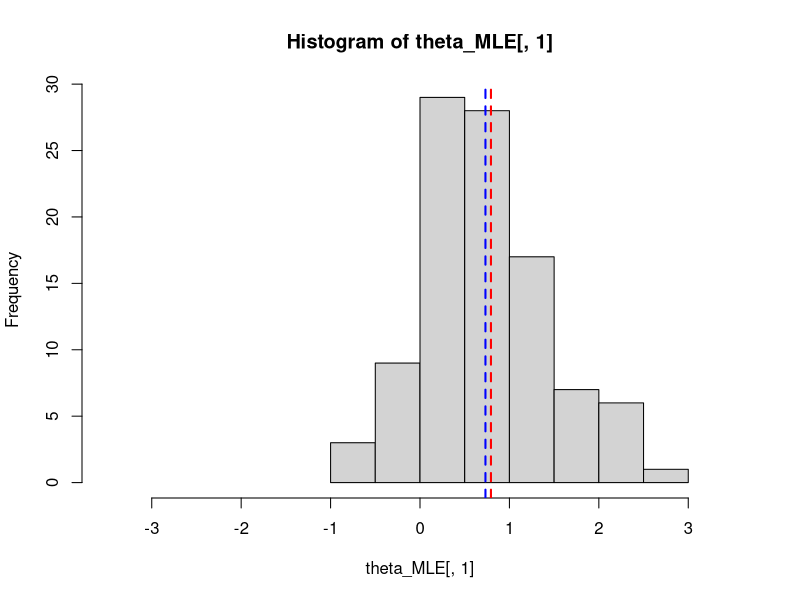
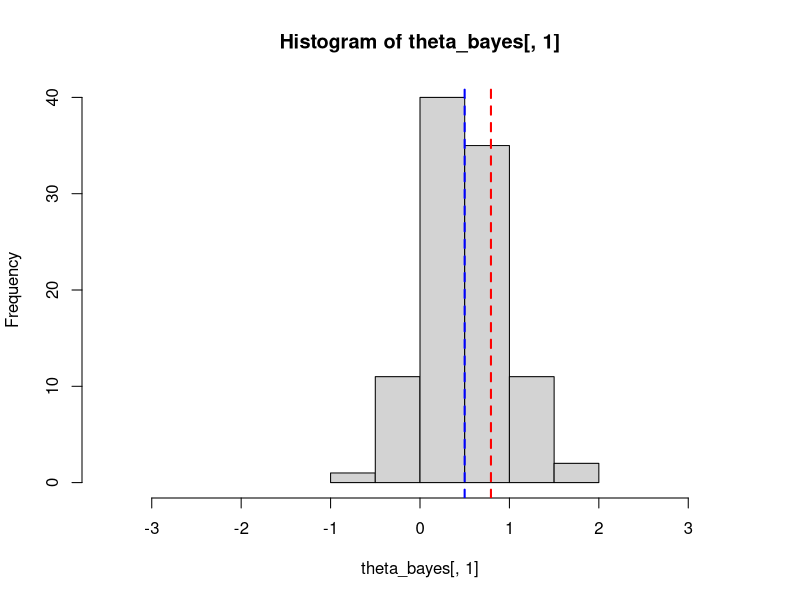

Here is the R script that generated these plots, in order:
set.seed(0)
#Normal hierarchical partial exchangeable model

#num of groups and num of samples
J = 100 
n_j = rep(20, J)

#true data generating process
theta_true = runif(J, -1, 1)

#here we simulate n_dat datasets 
#to compare the MSE of freq and Bayes estimators
n_dat = 100
#PREPARE matrix TO SAVE POINT ESTIMATES 
theta_bayes = matrix(NA, nrow = n_dat, ncol = J)
theta_MLE = matrix(NA, nrow = n_dat, ncol = J)

#number of MCMC iterations for Bayes
S = 10000
# BUILD EMPTY MATRIX OF POSTERIOR SAMPLES
posterior.samples.theta = matrix(NA, nrow = S, ncol = J)

#the following lines create a progress bar 
pb <- txtProgressBar(min = 1,      # Minimum value of the progress bar
                     max = n_dat, # Maximum value of the progress bar
                     style = 3,    # Progress bar style (also available style = 1 and style = 2)
                     width = 50,   # Progress bar width. Defaults to getOption("width")
                     char = "=")   # Character used to create the bar

#assume sigma2 known 
sigma2 = 10
for (num_dataset in 1:n_dat){
  #SIMULATE DATA 
  y = list()
  for (j in 1:J){
    y[[j]] = rnorm(n_j[j], theta_true[j], sqrt(sigma2))
  }
  
  #Compute the MLE  
  for(j in 1:J){
    theta_MLE[num_dataset, j] = mean(y[[j]])
  }
  
  #compute summary statistics
  S_j = rep(NA, J)
  for(j in 1:J){
    S_j[j] = sum(y[[j]])
  }
  
  #initialize the MCMC
  theta = theta_MLE[num_dataset, ]
  mu = 0
  
  t = 1
  posterior.samples.theta[t,] = theta
  
  for (t in 2: S){
    mu_post_vec = sigma2/n_j / (1 + sigma2/n_j) * mu + 
      1 / (1 + sigma2/n_j) * theta_MLE[num_dataset,]
    sigma_post_vec = 1 / (1 + n_j/sigma2)
    theta = rnorm(J, mu_post_vec, sqrt(sigma_post_vec))
    
    mu = rnorm(1, 0.1/(0.1+1/J)*mean(theta), sqrt(1 / (1/0.1 + J)) )
    posterior.samples.theta[t,] = theta
  }
  theta_bayes[num_dataset, ] = colMeans(posterior.samples.theta[5001:10000,])
  setTxtProgressBar(pb, num_dataset)
}

MSE_Bayes = mean(rowSums(t(apply(theta_bayes, 1, function(x) x-theta_true))^2))
MSE_Freq = mean(rowSums(t(apply(theta_MLE, 1, function(x) x-theta_true))^2))

#let's see what happens in the first group
hist(theta_MLE[,1], xlim = c(-3.5,3.5))
abline(v = theta_true[1], col = 'red', lwd = 2, lty = 'dashed')
abline(v = mean(theta_MLE[,1]), col = 'blue', lwd = 2, lty = 'dashed')

hist(theta_bayes[,1], xlim = c(-3.5,3.5))
abline(v = theta_true[1], col = 'red', lwd = 2, lty = 'dashed')
abline(v = mean(theta_bayes[,1]), col = 'blue', lwd = 2, lty = 'dashed')
